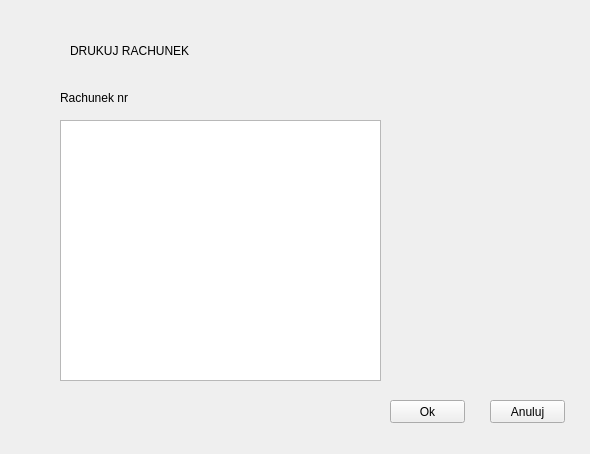
<?xml version="1.0" encoding="UTF-8"?>
<ui version="4.0">
 <class>print_bill_window</class>
 <widget class="QWidget" name="print_bill_window">
  <property name="geometry">
   <rect>
    <x>0</x>
    <y>0</y>
    <width>590</width>
    <height>454</height>
   </rect>
  </property>
  <property name="windowTitle">
   <string>Form</string>
  </property>
  <widget class="QLabel" name="label">
   <property name="geometry">
    <rect>
     <x>70</x>
     <y>20</y>
     <width>251</width>
     <height>61</height>
    </rect>
   </property>
   <property name="text">
    <string>DRUKUJ RACHUNEK</string>
   </property>
  </widget>
  <widget class="QPushButton" name="button_ok">
   <property name="geometry">
    <rect>
     <x>390</x>
     <y>400</y>
     <width>75</width>
     <height>23</height>
    </rect>
   </property>
   <property name="text">
    <string>Ok</string>
   </property>
  </widget>
  <widget class="QTableWidget" name="table_costs">
   <property name="geometry">
    <rect>
     <x>60</x>
     <y>120</y>
     <width>321</width>
     <height>261</height>
    </rect>
   </property>
  </widget>
  <widget class="QPushButton" name="button_discard">
   <property name="geometry">
    <rect>
     <x>490</x>
     <y>400</y>
     <width>75</width>
     <height>23</height>
    </rect>
   </property>
   <property name="text">
    <string>Anuluj</string>
   </property>
  </widget>
  <widget class="QLabel" name="label_bill_number">
   <property name="geometry">
    <rect>
     <x>60</x>
     <y>90</y>
     <width>91</width>
     <height>16</height>
    </rect>
   </property>
   <property name="text">
    <string>Rachunek nr</string>
   </property>
  </widget>
 </widget>
 <resources/>
 <connections/>
</ui>
